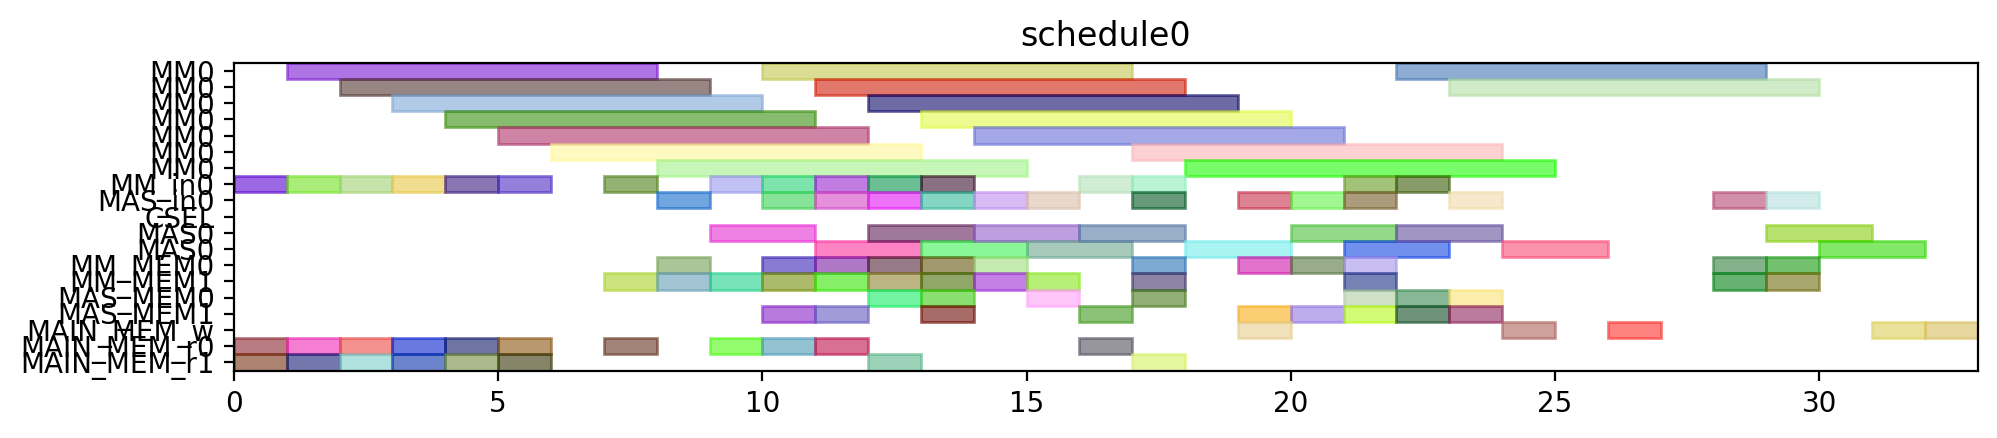

The Python source for this figure:
from pyschedule import Scenario, solvers, plotters, alt


def solve():
	horizon = 120
	S = Scenario("schedule0", horizon=horizon)

	# resource
	MM = S.Resources('MM', num=1, size=7)
	MM_in = S.Resources('MM_in', num=1)
	MAS_in = S.Resources('MAS_in', num=1)
	CSEL = S.Resource('CSEL')
	MAS = S.Resources('MAS', num=1, size=2, periods=range(1, horizon))
	MM_MEM = S.Resources('MM_MEM', num=2)
	MAS_MEM = S.Resources('MAS_MEM', num=2)
	MAIN_MEM_w = S.Resource('MAIN_MEM_w', size=1)
	MAIN_MEM_r = S.Resources('MAIN_MEM_r', num=2)

	# result of previous scheduling

	# new tasks
	t0 = S.Task('t0', length=7, delay_cost=1)
	t0 += alt(MM)
	t0_in = S.Task('t0_in', length=1, delay_cost=1)
	t0_in += alt(MM_in)
	S += t0_in*MM_in[0]<=t0*MM[0]
	t0_mem0 = S.Task('t0_mem0', length=1, delay_cost=1)
	t0_mem0 += MAIN_MEM_r[0]
	S += t0_mem0 <= t0

	t0_mem1 = S.Task('t0_mem1', length=1, delay_cost=1)
	t0_mem1 += MAIN_MEM_r[1]
	S += t0_mem1 <= t0

	t1 = S.Task('t1', length=7, delay_cost=1)
	t1 += alt(MM)
	t1_in = S.Task('t1_in', length=1, delay_cost=1)
	t1_in += alt(MM_in)
	S += t1_in*MM_in[0]<=t1*MM[0]
	t1_mem0 = S.Task('t1_mem0', length=1, delay_cost=1)
	t1_mem0 += MAIN_MEM_r[0]
	S += t1_mem0 <= t1

	t1_mem1 = S.Task('t1_mem1', length=1, delay_cost=1)
	t1_mem1 += MAIN_MEM_r[1]
	S += t1_mem1 <= t1

	t2 = S.Task('t2', length=7, delay_cost=1)
	t2 += alt(MM)
	t2_in = S.Task('t2_in', length=1, delay_cost=1)
	t2_in += alt(MM_in)
	S += t2_in*MM_in[0]<=t2*MM[0]
	t2_mem0 = S.Task('t2_mem0', length=1, delay_cost=1)
	t2_mem0 += MAIN_MEM_r[0]
	S += t2_mem0 <= t2

	t2_mem1 = S.Task('t2_mem1', length=1, delay_cost=1)
	t2_mem1 += MAIN_MEM_r[1]
	S += t2_mem1 <= t2

	t3 = S.Task('t3', length=7, delay_cost=1)
	t3 += alt(MM)
	t3_in = S.Task('t3_in', length=1, delay_cost=1)
	t3_in += alt(MM_in)
	S += t3_in*MM_in[0]<=t3*MM[0]
	t3_mem0 = S.Task('t3_mem0', length=1, delay_cost=1)
	t3_mem0 += MAIN_MEM_r[0]
	S += t3_mem0 <= t3

	t3_mem1 = S.Task('t3_mem1', length=1, delay_cost=1)
	t3_mem1 += MAIN_MEM_r[1]
	S += t3_mem1 <= t3

	t5 = S.Task('t5', length=7, delay_cost=1)
	t5 += alt(MM)
	t5_in = S.Task('t5_in', length=1, delay_cost=1)
	t5_in += alt(MM_in)
	S += t5_in*MM_in[0]<=t5*MM[0]
	t5_mem0 = S.Task('t5_mem0', length=1, delay_cost=1)
	t5_mem0 += MAIN_MEM_r[0]
	S += t5_mem0 <= t5

	t5_mem1 = S.Task('t5_mem1', length=1, delay_cost=1)
	t5_mem1 += MAIN_MEM_r[1]
	S += t5_mem1 <= t5

	t23 = S.Task('t23', length=7, delay_cost=1)
	t23 += alt(MM)
	t23_in = S.Task('t23_in', length=1, delay_cost=1)
	t23_in += alt(MM_in)
	S += t23_in*MM_in[0]<=t23*MM[0]
	t23_mem0 = S.Task('t23_mem0', length=1, delay_cost=1)
	t23_mem0 += MAIN_MEM_r[0]
	S += t23_mem0 <= t23

	t23_mem1 = S.Task('t23_mem1', length=1, delay_cost=1)
	t23_mem1 += MAIN_MEM_r[1]
	S += t23_mem1 <= t23

	t4 = S.Task('t4', length=2, delay_cost=1)
	t4 += alt(MAS)
	t4_in = S.Task('t4_in', length=1, delay_cost=1)
	t4_in += alt(MAS_in)
	S += t4_in*MAS_in[0]<=t4*MAS[0]

	t4_mem0 = S.Task('t4_mem0', length=1, delay_cost=1)
	t4_mem0 += alt(MM_MEM)
	S += (t3*MM[0])-1 < t4_mem0*MM_MEM[0]
	S += t4_mem0 <= t4

	t4_mem1 = S.Task('t4_mem1', length=1, delay_cost=1)
	t4_mem1 += alt(MM_MEM)
	S += (t3*MM[0])-1 < t4_mem1*MM_MEM[1]
	S += t4_mem1 <= t4

	t6 = S.Task('t6', length=2, delay_cost=1)
	t6 += alt(MAS)
	t6_in = S.Task('t6_in', length=1, delay_cost=1)
	t6_in += alt(MAS_in)
	S += t6_in*MAS_in[0]<=t6*MAS[0]

	t6_mem0 = S.Task('t6_mem0', length=1, delay_cost=1)
	t6_mem0 += alt(MM_MEM)
	S += (t5*MM[0])-1 < t6_mem0*MM_MEM[0]
	S += t6_mem0 <= t6

	t6_mem1 = S.Task('t6_mem1', length=1, delay_cost=1)
	t6_mem1 += alt(MM_MEM)
	S += (t5*MM[0])-1 < t6_mem1*MM_MEM[1]
	S += t6_mem1 <= t6

	t8 = S.Task('t8', length=7, delay_cost=1)
	t8 += alt(MM)
	t8_in = S.Task('t8_in', length=1, delay_cost=1)
	t8_in += alt(MM_in)
	S += t8_in*MM_in[0]<=t8*MM[0]
	t8_mem0 = S.Task('t8_mem0', length=1, delay_cost=1)
	t8_mem0 += MAIN_MEM_r[0]
	S += t8_mem0 <= t8

	t8_mem1 = S.Task('t8_mem1', length=1, delay_cost=1)
	t8_mem1 += alt(MM_MEM)
	S += (t2*MM[0])-1 < t8_mem1*MM_MEM[1]
	S += t8_mem1 <= t8

	t15 = S.Task('t15', length=7, delay_cost=1)
	t15 += alt(MM)
	t15_in = S.Task('t15_in', length=1, delay_cost=1)
	t15_in += alt(MM_in)
	S += t15_in*MM_in[0]<=t15*MM[0]
	t15_mem0 = S.Task('t15_mem0', length=1, delay_cost=1)
	t15_mem0 += MAIN_MEM_r[0]
	S += t15_mem0 <= t15

	t15_mem1 = S.Task('t15_mem1', length=1, delay_cost=1)
	t15_mem1 += alt(MM_MEM)
	S += (t2*MM[0])-1 < t15_mem1*MM_MEM[1]
	S += t15_mem1 <= t15

	t19 = S.Task('t19', length=2, delay_cost=1)
	t19 += alt(MAS)
	t19_in = S.Task('t19_in', length=1, delay_cost=1)
	t19_in += alt(MAS_in)
	S += t19_in*MAS_in[0]<=t19*MAS[0]

	t19_mem0 = S.Task('t19_mem0', length=1, delay_cost=1)
	t19_mem0 += alt(MM_MEM)
	S += (t0*MM[0])-1 < t19_mem0*MM_MEM[0]
	S += t19_mem0 <= t19

	t19_mem1 = S.Task('t19_mem1', length=1, delay_cost=1)
	t19_mem1 += alt(MM_MEM)
	S += (t0*MM[0])-1 < t19_mem1*MM_MEM[1]
	S += t19_mem1 <= t19

	t24 = S.Task('t24', length=2, delay_cost=1)
	t24 += alt(MAS)
	t24_in = S.Task('t24_in', length=1, delay_cost=1)
	t24_in += alt(MAS_in)
	S += t24_in*MAS_in[0]<=t24*MAS[0]

	t24_mem0 = S.Task('t24_mem0', length=1, delay_cost=1)
	t24_mem0 += alt(MM_MEM)
	S += (t23*MM[0])-1 < t24_mem0*MM_MEM[0]
	S += t24_mem0 <= t24

	t24_mem1 = S.Task('t24_mem1', length=1, delay_cost=1)
	t24_mem1 += alt(MM_MEM)
	S += (t23*MM[0])-1 < t24_mem1*MM_MEM[1]
	S += t24_mem1 <= t24

	t7 = S.Task('t7', length=7, delay_cost=1)
	t7 += alt(MM)
	t7_in = S.Task('t7_in', length=1, delay_cost=1)
	t7_in += alt(MM_in)
	S += t7_in*MM_in[0]<=t7*MM[0]
	t7_mem0 = S.Task('t7_mem0', length=1, delay_cost=1)
	t7_mem0 += MAIN_MEM_r[0]
	S += t7_mem0 <= t7

	t7_mem1 = S.Task('t7_mem1', length=1, delay_cost=1)
	t7_mem1 += alt(MAS_MEM)
	S += (t6*MAS[0])-1 < t7_mem1*MAS_MEM[1]
	S += t7_mem1 <= t7

	t14 = S.Task('t14', length=7, delay_cost=1)
	t14 += alt(MM)
	t14_in = S.Task('t14_in', length=1, delay_cost=1)
	t14_in += alt(MM_in)
	S += t14_in*MM_in[0]<=t14*MM[0]
	S += 0<t14

	t14_w = S.Task('t14_w', length=1, delay_cost=1)
	t14_w += alt(MAIN_MEM_w)
	S += t14 <= t14_w

	t14_mem0 = S.Task('t14_mem0', length=1, delay_cost=1)
	t14_mem0 += MAIN_MEM_r[0]
	S += t14_mem0 <= t14

	t14_mem1 = S.Task('t14_mem1', length=1, delay_cost=1)
	t14_mem1 += alt(MAS_MEM)
	S += (t6*MAS[0])-1 < t14_mem1*MAS_MEM[1]
	S += t14_mem1 <= t14

	t16 = S.Task('t16', length=2, delay_cost=1)
	t16 += alt(MAS)
	t16_in = S.Task('t16_in', length=1, delay_cost=1)
	t16_in += alt(MAS_in)
	S += t16_in*MAS_in[0]<=t16*MAS[0]

	t16_mem0 = S.Task('t16_mem0', length=1, delay_cost=1)
	t16_mem0 += alt(MM_MEM)
	S += (t0*MM[0])-1 < t16_mem0*MM_MEM[0]
	S += t16_mem0 <= t16

	t16_mem1 = S.Task('t16_mem1', length=1, delay_cost=1)
	t16_mem1 += alt(MM_MEM)
	S += (t15*MM[0])-1 < t16_mem1*MM_MEM[1]
	S += t16_mem1 <= t16

	t20 = S.Task('t20', length=2, delay_cost=1)
	t20 += alt(MAS)
	t20_in = S.Task('t20_in', length=1, delay_cost=1)
	t20_in += alt(MAS_in)
	S += t20_in*MAS_in[0]<=t20*MAS[0]

	t20_mem0 = S.Task('t20_mem0', length=1, delay_cost=1)
	t20_mem0 += alt(MM_MEM)
	S += (t0*MM[0])-1 < t20_mem0*MM_MEM[0]
	S += t20_mem0 <= t20

	t20_mem1 = S.Task('t20_mem1', length=1, delay_cost=1)
	t20_mem1 += alt(MAS_MEM)
	S += (t19*MAS[0])-1 < t20_mem1*MAS_MEM[1]
	S += t20_mem1 <= t20

	t25 = S.Task('t25', length=7, delay_cost=1)
	t25 += alt(MM)
	t25_in = S.Task('t25_in', length=1, delay_cost=1)
	t25_in += alt(MM_in)
	S += t25_in*MM_in[0]<=t25*MM[0]
	t25_mem0 = S.Task('t25_mem0', length=1, delay_cost=1)
	t25_mem0 += alt(MAS_MEM)
	S += (t24*MAS[0])-1 < t25_mem0*MAS_MEM[0]
	S += t25_mem0 <= t25

	t25_mem1 = S.Task('t25_mem1', length=1, delay_cost=1)
	t25_mem1 += MAIN_MEM_r[1]
	S += t25_mem1 <= t25

	t26 = S.Task('t26', length=7, delay_cost=1)
	t26 += alt(MM)
	t26_in = S.Task('t26_in', length=1, delay_cost=1)
	t26_in += alt(MM_in)
	S += t26_in*MM_in[0]<=t26*MM[0]
	t26_mem0 = S.Task('t26_mem0', length=1, delay_cost=1)
	t26_mem0 += alt(MAS_MEM)
	S += (t24*MAS[0])-1 < t26_mem0*MAS_MEM[0]
	S += t26_mem0 <= t26

	t26_mem1 = S.Task('t26_mem1', length=1, delay_cost=1)
	t26_mem1 += alt(MM_MEM)
	S += (t1*MM[0])-1 < t26_mem1*MM_MEM[1]
	S += t26_mem1 <= t26

	t9 = S.Task('t9', length=2, delay_cost=1)
	t9 += alt(MAS)
	t9_in = S.Task('t9_in', length=1, delay_cost=1)
	t9_in += alt(MAS_in)
	S += t9_in*MAS_in[0]<=t9*MAS[0]

	t9_mem0 = S.Task('t9_mem0', length=1, delay_cost=1)
	t9_mem0 += alt(MM_MEM)
	S += (t7*MM[0])-1 < t9_mem0*MM_MEM[0]
	S += t9_mem0 <= t9

	t9_mem1 = S.Task('t9_mem1', length=1, delay_cost=1)
	t9_mem1 += alt(MM_MEM)
	S += (t8*MM[0])-1 < t9_mem1*MM_MEM[1]
	S += t9_mem1 <= t9

	t17 = S.Task('t17', length=7, delay_cost=1)
	t17 += alt(MM)
	t17_in = S.Task('t17_in', length=1, delay_cost=1)
	t17_in += alt(MM_in)
	S += t17_in*MM_in[0]<=t17*MM[0]
	S += 0<t17

	t17_w = S.Task('t17_w', length=1, delay_cost=1)
	t17_w += alt(MAIN_MEM_w)
	S += t17 <= t17_w

	t17_mem0 = S.Task('t17_mem0', length=1, delay_cost=1)
	t17_mem0 += MAIN_MEM_r[0]
	S += t17_mem0 <= t17

	t17_mem1 = S.Task('t17_mem1', length=1, delay_cost=1)
	t17_mem1 += alt(MAS_MEM)
	S += (t16*MAS[0])-1 < t17_mem1*MAS_MEM[1]
	S += t17_mem1 <= t17

	t21 = S.Task('t21', length=2, delay_cost=1)
	t21 += alt(MAS)
	t21_in = S.Task('t21_in', length=1, delay_cost=1)
	t21_in += alt(MAS_in)
	S += t21_in*MAS_in[0]<=t21*MAS[0]

	t21_mem0 = S.Task('t21_mem0', length=1, delay_cost=1)
	t21_mem0 += alt(MAS_MEM)
	S += (t20*MAS[0])-1 < t21_mem0*MAS_MEM[0]
	S += t21_mem0 <= t21

	t21_mem1 = S.Task('t21_mem1', length=1, delay_cost=1)
	t21_mem1 += alt(MM_MEM)
	S += (t15*MM[0])-1 < t21_mem1*MM_MEM[1]
	S += t21_mem1 <= t21

	t27 = S.Task('t27', length=2, delay_cost=1)
	t27 += alt(MAS)
	t27_in = S.Task('t27_in', length=1, delay_cost=1)
	t27_in += alt(MAS_in)
	S += t27_in*MAS_in[0]<=t27*MAS[0]

	t27_mem0 = S.Task('t27_mem0', length=1, delay_cost=1)
	t27_mem0 += alt(MM_MEM)
	S += (t26*MM[0])-1 < t27_mem0*MM_MEM[0]
	S += t27_mem0 <= t27

	t27_mem1 = S.Task('t27_mem1', length=1, delay_cost=1)
	t27_mem1 += alt(MM_MEM)
	S += (t26*MM[0])-1 < t27_mem1*MM_MEM[1]
	S += t27_mem1 <= t27

	t10 = S.Task('t10', length=2, delay_cost=1)
	t10 += alt(MAS)
	t10_in = S.Task('t10_in', length=1, delay_cost=1)
	t10_in += alt(MAS_in)
	S += t10_in*MAS_in[0]<=t10*MAS[0]

	t10_mem0 = S.Task('t10_mem0', length=1, delay_cost=1)
	t10_mem0 += alt(MM_MEM)
	S += (t1*MM[0])-1 < t10_mem0*MM_MEM[0]
	S += t10_mem0 <= t10

	t10_mem1 = S.Task('t10_mem1', length=1, delay_cost=1)
	t10_mem1 += alt(MAS_MEM)
	S += (t9*MAS[0])-1 < t10_mem1*MAS_MEM[1]
	S += t10_mem1 <= t10

	t11 = S.Task('t11', length=2, delay_cost=1)
	t11 += alt(MAS)
	t11_in = S.Task('t11_in', length=1, delay_cost=1)
	t11_in += alt(MAS_in)
	S += t11_in*MAS_in[0]<=t11*MAS[0]

	t11_mem0 = S.Task('t11_mem0', length=1, delay_cost=1)
	t11_mem0 += alt(MM_MEM)
	S += (t1*MM[0])-1 < t11_mem0*MM_MEM[0]
	S += t11_mem0 <= t11

	t11_mem1 = S.Task('t11_mem1', length=1, delay_cost=1)
	t11_mem1 += alt(MAS_MEM)
	S += (t9*MAS[0])-1 < t11_mem1*MAS_MEM[1]
	S += t11_mem1 <= t11

	t22 = S.Task('t22', length=7, delay_cost=1)
	t22 += alt(MM)
	t22_in = S.Task('t22_in', length=1, delay_cost=1)
	t22_in += alt(MM_in)
	S += t22_in*MM_in[0]<=t22*MM[0]
	t22_mem0 = S.Task('t22_mem0', length=1, delay_cost=1)
	t22_mem0 += alt(MAS_MEM)
	S += (t21*MAS[0])-1 < t22_mem0*MAS_MEM[0]
	S += t22_mem0 <= t22

	t22_mem1 = S.Task('t22_mem1', length=1, delay_cost=1)
	t22_mem1 += MAIN_MEM_r[1]
	S += t22_mem1 <= t22

	new_PZ = S.Task('new_PZ', length=2, delay_cost=1)
	new_PZ += alt(MAS)
	new_PZ_in = S.Task('new_PZ_in', length=1, delay_cost=1)
	new_PZ_in += alt(MAS_in)
	S += new_PZ_in*MAS_in[0]<=new_PZ*MAS[0]

	S += 0<new_PZ

	new_PZ_w = S.Task('new_PZ_w', length=1, delay_cost=1)
	new_PZ_w += alt(MAIN_MEM_w)
	S += new_PZ <= new_PZ_w

	new_PZ_mem0 = S.Task('new_PZ_mem0', length=1, delay_cost=1)
	new_PZ_mem0 += alt(MAS_MEM)
	S += (t27*MAS[0])-1 < new_PZ_mem0*MAS_MEM[0]
	S += new_PZ_mem0 <= new_PZ

	new_PZ_mem1 = S.Task('new_PZ_mem1', length=1, delay_cost=1)
	new_PZ_mem1 += alt(MAS_MEM)
	S += (t27*MAS[0])-1 < new_PZ_mem1*MAS_MEM[1]
	S += new_PZ_mem1 <= new_PZ

	t12 = S.Task('t12', length=7, delay_cost=1)
	t12 += alt(MM)
	t12_in = S.Task('t12_in', length=1, delay_cost=1)
	t12_in += alt(MM_in)
	S += t12_in*MM_in[0]<=t12*MM[0]
	t12_mem0 = S.Task('t12_mem0', length=1, delay_cost=1)
	t12_mem0 += alt(MAS_MEM)
	S += (t10*MAS[0])-1 < t12_mem0*MAS_MEM[0]
	S += t12_mem0 <= t12

	t12_mem1 = S.Task('t12_mem1', length=1, delay_cost=1)
	t12_mem1 += alt(MAS_MEM)
	S += (t11*MAS[0])-1 < t12_mem1*MAS_MEM[1]
	S += t12_mem1 <= t12

	t13 = S.Task('t13', length=7, delay_cost=1)
	t13 += alt(MM)
	t13_in = S.Task('t13_in', length=1, delay_cost=1)
	t13_in += alt(MM_in)
	S += t13_in*MM_in[0]<=t13*MM[0]
	t13_mem0 = S.Task('t13_mem0', length=1, delay_cost=1)
	t13_mem0 += alt(MAS_MEM)
	S += (t4*MAS[0])-1 < t13_mem0*MAS_MEM[0]
	S += t13_mem0 <= t13

	t13_mem1 = S.Task('t13_mem1', length=1, delay_cost=1)
	t13_mem1 += alt(MAS_MEM)
	S += (t10*MAS[0])-1 < t13_mem1*MAS_MEM[1]
	S += t13_mem1 <= t13

	new_PY = S.Task('new_PY', length=2, delay_cost=1)
	new_PY += alt(MAS)
	new_PY_in = S.Task('new_PY_in', length=1, delay_cost=1)
	new_PY_in += alt(MAS_in)
	S += new_PY_in*MAS_in[0]<=new_PY*MAS[0]

	S += 0<new_PY

	new_PY_w = S.Task('new_PY_w', length=1, delay_cost=1)
	new_PY_w += alt(MAIN_MEM_w)
	S += new_PY <= new_PY_w

	new_PY_mem0 = S.Task('new_PY_mem0', length=1, delay_cost=1)
	new_PY_mem0 += alt(MM_MEM)
	S += (t12*MM[0])-1 < new_PY_mem0*MM_MEM[0]
	S += new_PY_mem0 <= new_PY

	new_PY_mem1 = S.Task('new_PY_mem1', length=1, delay_cost=1)
	new_PY_mem1 += alt(MM_MEM)
	S += (t22*MM[0])-1 < new_PY_mem1*MM_MEM[1]
	S += new_PY_mem1 <= new_PY

	new_PX = S.Task('new_PX', length=2, delay_cost=1)
	new_PX += alt(MAS)
	new_PX_in = S.Task('new_PX_in', length=1, delay_cost=1)
	new_PX_in += alt(MAS_in)
	S += new_PX_in*MAS_in[0]<=new_PX*MAS[0]

	S += 0<new_PX

	new_PX_w = S.Task('new_PX_w', length=1, delay_cost=1)
	new_PX_w += alt(MAIN_MEM_w)
	S += new_PX <= new_PX_w

	new_PX_mem0 = S.Task('new_PX_mem0', length=1, delay_cost=1)
	new_PX_mem0 += alt(MM_MEM)
	S += (t13*MM[0])-1 < new_PX_mem0*MM_MEM[0]
	S += new_PX_mem0 <= new_PX

	new_PX_mem1 = S.Task('new_PX_mem1', length=1, delay_cost=1)
	new_PX_mem1 += alt(MM_MEM)
	S += (t25*MM[0])-1 < new_PX_mem1*MM_MEM[1]
	S += new_PX_mem1 <= new_PX

	solvers.mip.solve(S,msg=1,kind='CPLEX',ratio_gap=1.01)

	solution = [['hoge']*len(S.solution()[1]) for i in range(len(S.solution()))]
	for i in range(len(S.solution())):
		for j in range(len(S.solution()[i])):
			solution[i][j]=str(S.solution()[i][j])
	print(solution)

	cycles = int(solution[-1][3])

	pic_file_name = "/mnt/rose/usr1/fukuda/ABE/multiRAM_multiMAS_16mux/scheduling_result/stage7MM1_stage2MAS1/EP_DBL_A_ANY/schedule0.png"
	if(S.solution() != []):
		plotters.matplotlib.plot(S,img_filename=pic_file_name, show_task_labels=False, fig_size=(cycles*0.25+3, 2))

	return solution
